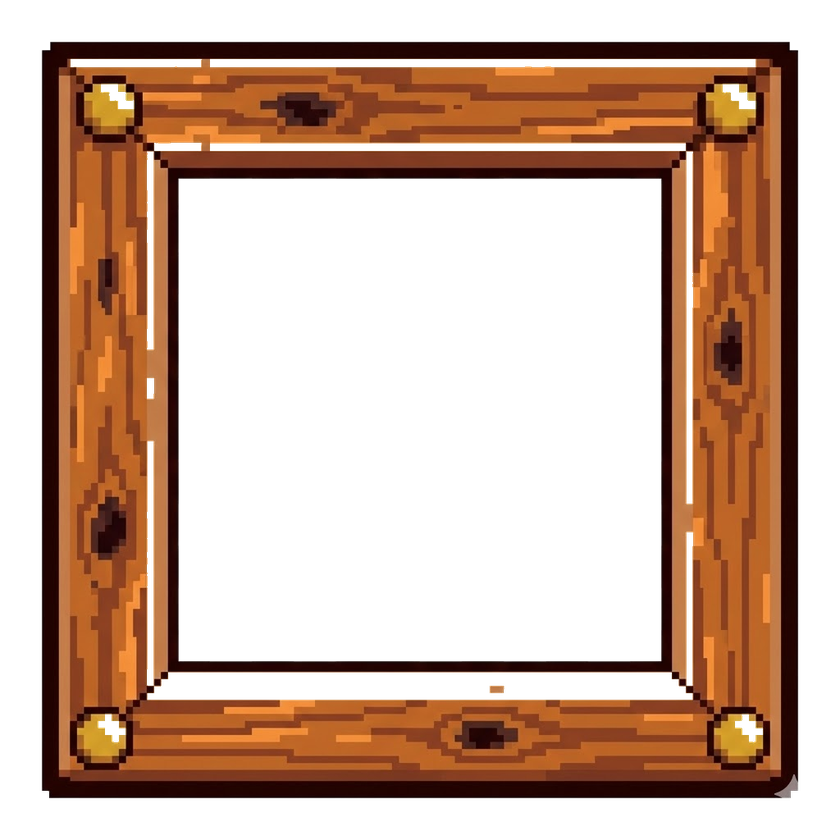
#> input picture assets/images/etc/ui_frame_oak_detailed.png, 840 x 840 px, shrunk from 1024 x 1024 before the run; its folder holds 5 pictures in this run
$ python clean_background.py
#> lines starting #> are read from the running program, lines starting #| are printed output that depends on the picture; after the words box and inside, x2 and y2 are one past the last pixel; in counts of white or black regions, pixels touching at a corner belong together
import numpy as np
from PIL import Image
import sys
import codecs
import os
import glob

# UTF-8 출력 설정
if sys.platform == 'win32':
    sys.stdout = codecs.getwriter('utf-8')(sys.stdout.buffer, 'strict')

def remove_all_light_backgrounds(input_path, output_path, threshold=180):
    """밝은 배경색을 모두 투명하게 제거 (격자/체크무늬 완전 제거)"""
#> called with threshold = 180
    try:
        # Open image and convert to RGBA
        img = Image.open(input_path).convert("RGBA")
#> img is the input picture: PIL image 840x840 RGBA; mean R, G, B, A 62.8, 33.5, 16.5, 111.5
        data = np.array(img)

        # RGB 채널 분리
        r, g, b, a = data.T
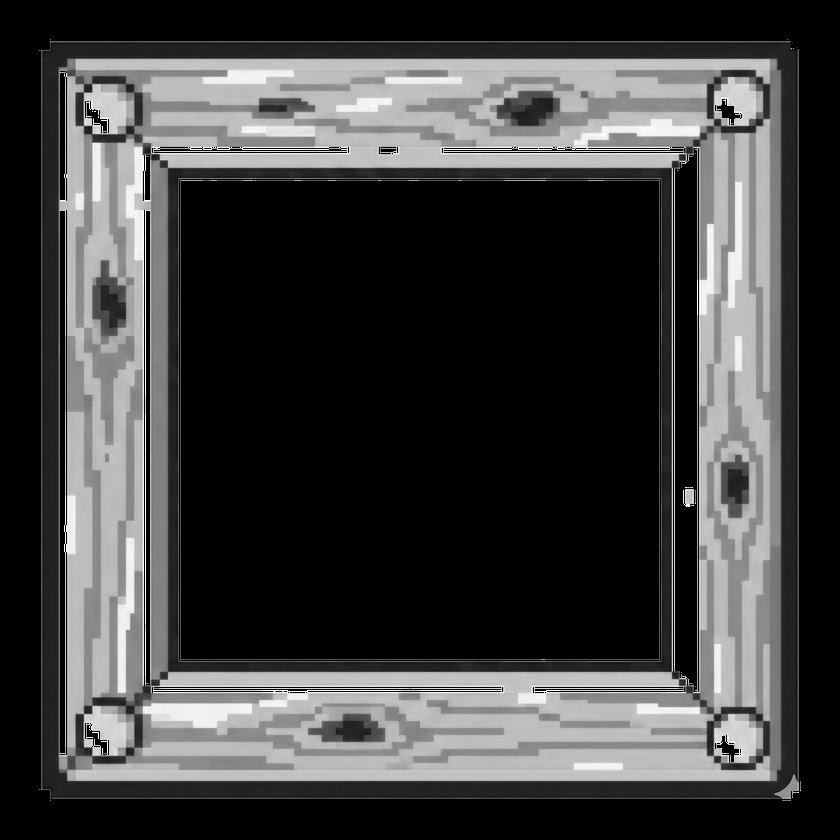
#> r: shape (840, 840); min 0, max 255, mean 62.8
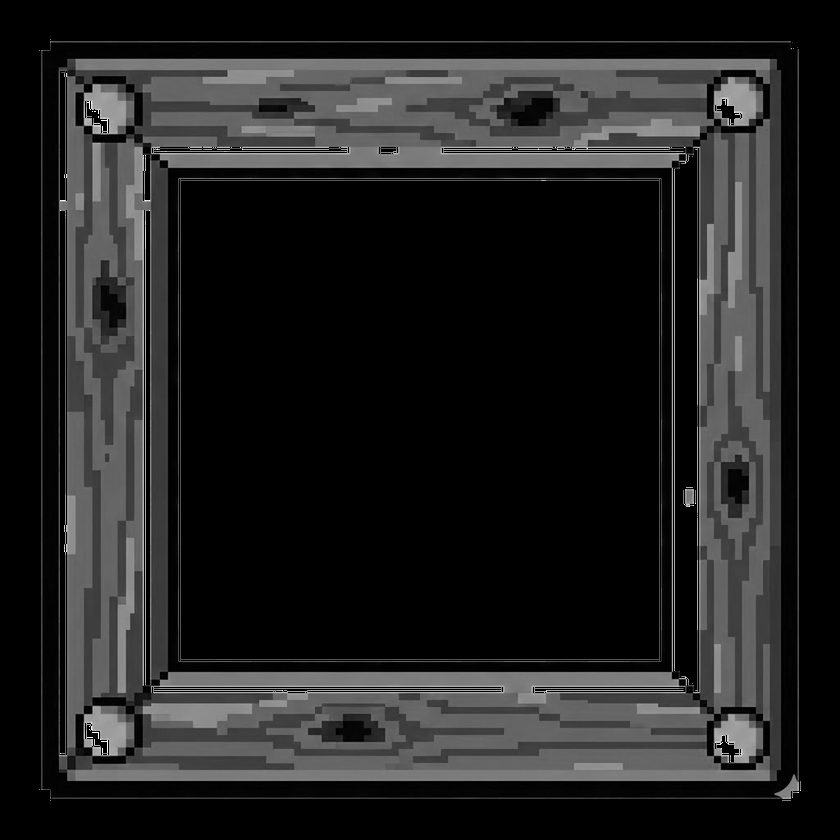
#> g: shape (840, 840); min 0, max 255, mean 33.5
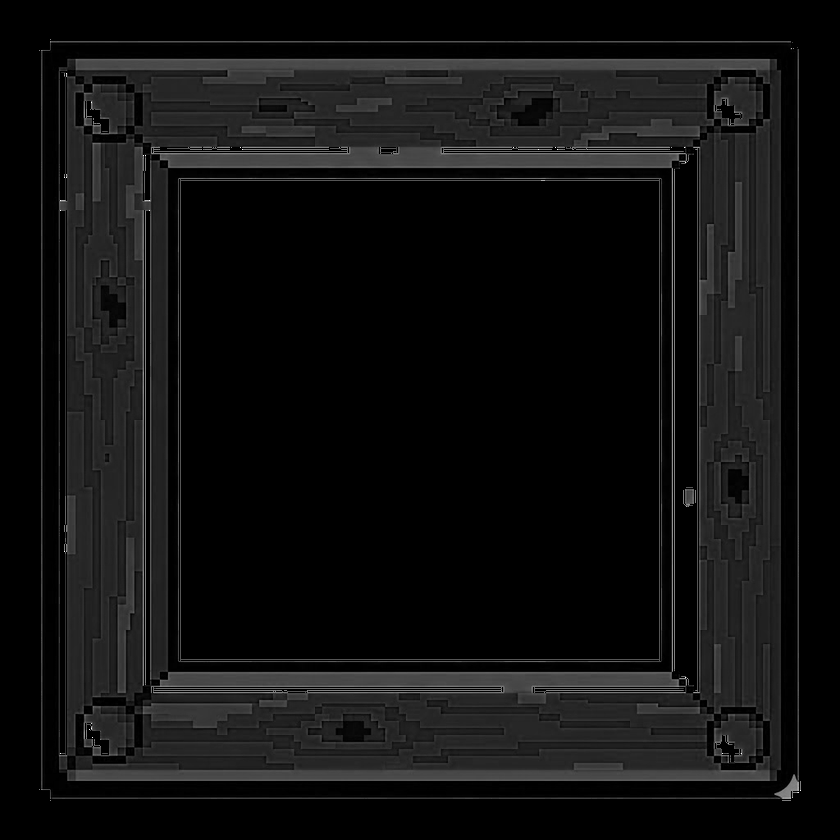
#> b: shape (840, 840); min 0, max 255, mean 16.5
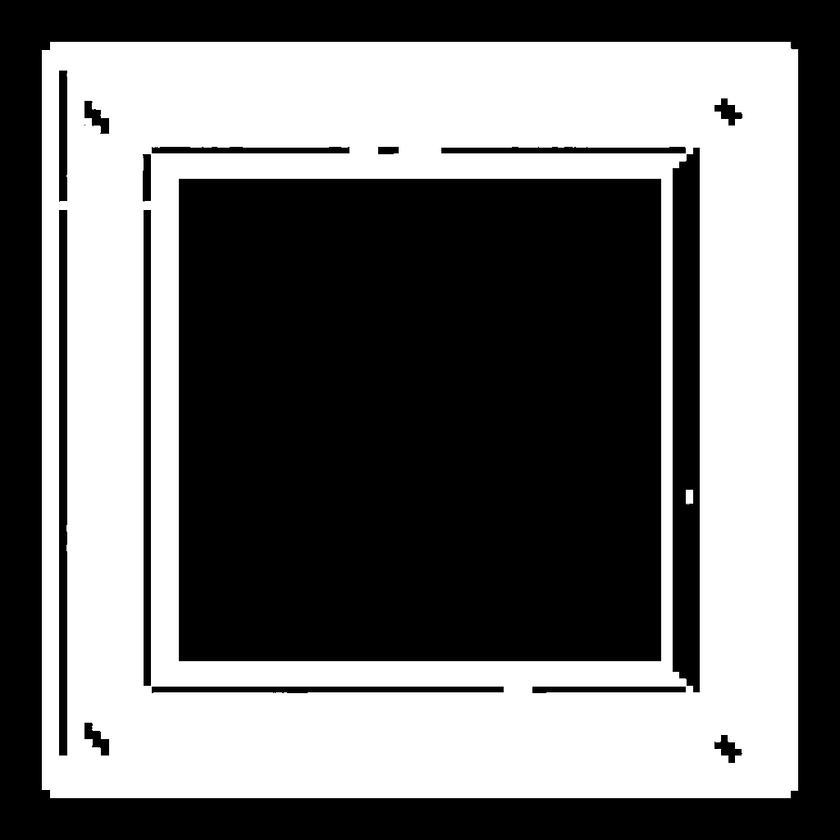
#> a: shape (840, 840); min 0, max 255, mean 111.5

        # 모든 밝은 색상을 투명하게 (RGB 평균이 threshold 이상인 픽셀)
        # 검은 외곽선과 색상이 있는 부분만 남김
        brightness = (r.astype(float) + g.astype(float) + b.astype(float)) / 3
        light_mask = brightness > threshold
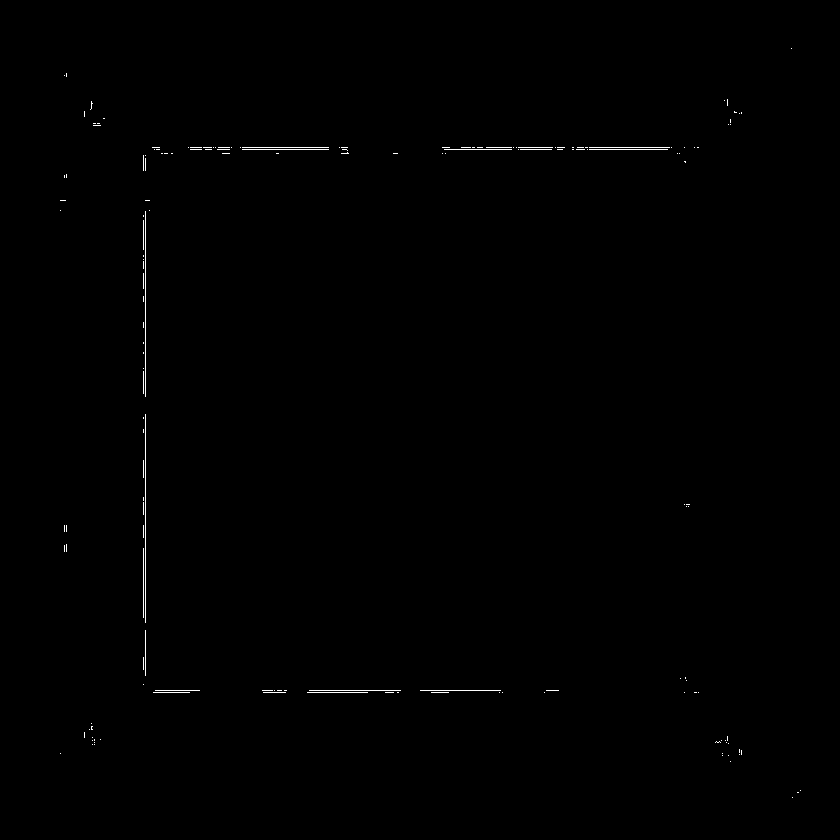
#> light_mask: shape (840, 840) bool; 0.28% white in thin lines or dots, all inside (x1, y1, x2, y2) = (60, 48, 801, 798)

        # 투명하게 만들기
        data[..., 3][light_mask.T] = 0
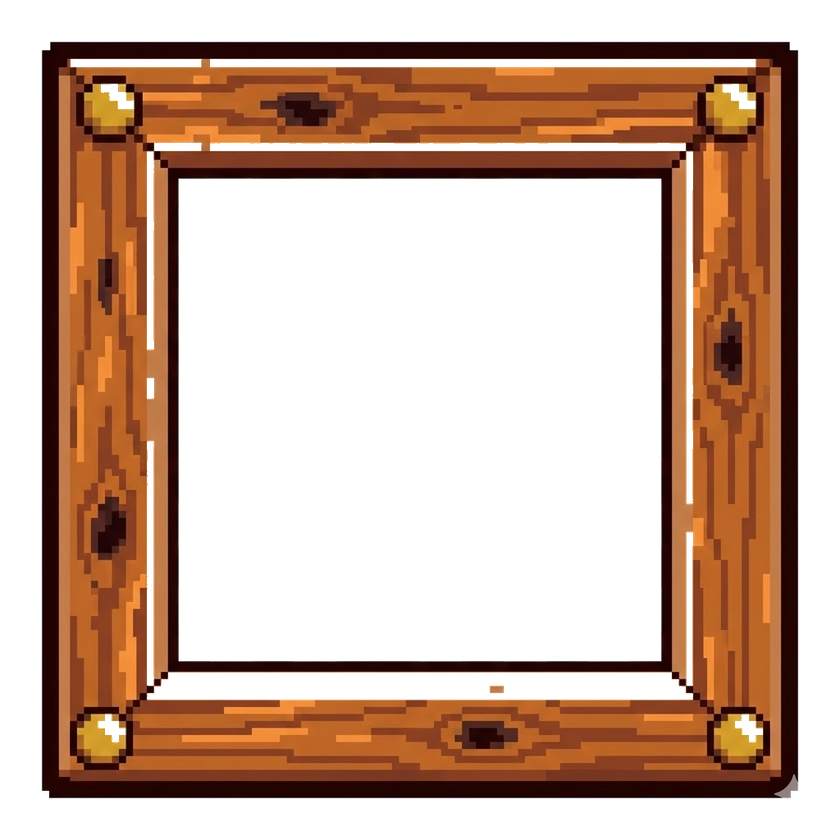
#> data: shape (840, 840, 4); 0.28% of pixels changed, all inside (x1, y1, x2, y2) = (48, 60, 798, 801); transparent parts drawn white

        # 결과 저장
        result_img = Image.fromarray(data)
        result_img.save(output_path)
        return True

    except Exception as e:
        print(f"❌ 에러 ({os.path.basename(input_path)}): {e}")
        return False

if __name__ == "__main__":
    # 스크립트 위치 기준 etc 폴더 경로 설정
    script_dir = os.path.dirname(os.path.abspath(__file__))
    target_dir = os.path.abspath(os.path.join(script_dir, "../etc"))

    # 처리할 파일 목록 (투명도가 필요한 파일만 지정)
    target_files = [
        "ui_frame_oak_detailed.png",

    ]

    print(f"📂 대상 폴더: {target_dir}")
    print("🎨 밝은 배경(흰색/회색 체크무늬) 완전 제거 시작... (Threshold: 180)\n")

    if not os.path.exists(target_dir):
        print(f"❌ 에러: 대상 폴더를 찾을 수 없습니다: {target_dir}")
        sys.exit(1)

    count = 0
    success_count = 0

    for filename in target_files:
        input_path = os.path.join(target_dir, filename)

        # 파일 존재 여부 확인
        if not os.path.exists(input_path):
            print(f"⚠️ 파일 없음: {filename}")
            continue

        count += 1
        print(f"[{count}/{len(target_files)}] 처리 중: {filename}...", end='', flush=True)

        # 임시 파일로 저장
        temp_output = input_path + ".temp.png"

        if remove_all_light_backgrounds(input_path, temp_output, threshold=180):
            # 성공 시 원본 덮어쓰기
            try:
                if os.path.exists(input_path):
                    os.remove(input_path)
                os.rename(temp_output, input_path)
                print(" ✅ 완료")
                success_count += 1
            except Exception as e:
                print(f" ❌ 교체 실패: {e}")
                if os.path.exists(temp_output):
                    os.remove(temp_output)
        else:
            print(" ❌ 실패")
            if os.path.exists(temp_output):
                os.remove(temp_output)

    print(f"\n✨ 총 {count}개 파일 중 {success_count}개 처리 완료!")
